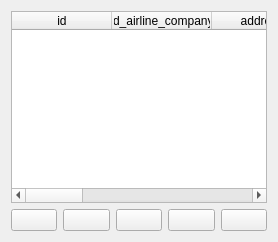
                <widget class="QWidget" name="page_data_base_info_company">
                 <layout class="QGridLayout" name="gridLayout_37">
                  <item row="1" column="0">
                   <layout class="QHBoxLayout" name="horizontalLayout_10">
                    <item>
                     <widget class="QPushButton" name="btn_back_info_company">
                      <property name="text">
                       <string/>
                      </property>
                      <property name="icon">
                       <iconset resource="../resources/res.qrc">
                        <normaloff>:/icon/icons/arrow-small-left.png</normaloff>:/icon/icons/arrow-small-left.png</iconset>
                      </property>
                      <property name="iconSize">
                       <size>
                        <width>30</width>
                        <height>50</height>
                       </size>
                      </property>
                      <property name="checkable">
                       <bool>true</bool>
                      </property>
                     </widget>
                    </item>
                    <item>
                     <widget class="QPushButton" name="btn_search_info_company">
                      <property name="text">
                       <string/>
                      </property>
                      <property name="icon">
                       <iconset resource="../resources/res.qrc">
                        <normaloff>:/icon/icons/search.png</normaloff>:/icon/icons/search.png</iconset>
                      </property>
                      <property name="iconSize">
                       <size>
                        <width>30</width>
                        <height>50</height>
                       </size>
                      </property>
                     </widget>
                    </item>
                    <item>
                     <widget class="QPushButton" name="btn_edit_info_company">
                      <property name="text">
                       <string/>
                      </property>
                      <property name="icon">
                       <iconset resource="../resources/res.qrc">
                        <normaloff>:/icon/icons/pencil.png</normaloff>:/icon/icons/pencil.png</iconset>
                      </property>
                      <property name="iconSize">
                       <size>
                        <width>30</width>
                        <height>50</height>
                       </size>
                      </property>
                     </widget>
                    </item>
                    <item>
                     <widget class="QPushButton" name="btn_insert_info_company">
                      <property name="text">
                       <string/>
                      </property>
                      <property name="icon">
                       <iconset resource="../resources/res.qrc">
                        <normaloff>:/icon/icons/icons8-plus-24 (2).png</normaloff>:/icon/icons/icons8-plus-24 (2).png</iconset>
                      </property>
                      <property name="iconSize">
                       <size>
                        <width>50</width>
                        <height>50</height>
                       </size>
                      </property>
                     </widget>
                    </item>
                    <item>
                     <widget class="QPushButton" name="btn_trash_info_company">
                      <property name="text">
                       <string/>
                      </property>
                      <property name="icon">
                       <iconset resource="../resources/res.qrc">
                        <normaloff>:/icon/icons/icons8-trash-50 (1).png</normaloff>:/icon/icons/icons8-trash-50 (1).png</iconset>
                      </property>
                      <property name="iconSize">
                       <size>
                        <width>30</width>
                        <height>50</height>
                       </size>
                      </property>
                     </widget>
                    </item>
                   </layout>
                  </item>
                  <item row="0" column="0">
                   <widget class="QTableWidget" name="table_info_company">
                    <column>
                     <property name="text">
                      <string>id</string>
                     </property>
                    </column>
                    <column>
                     <property name="text">
                      <string>id_airline_company</string>
                     </property>
                    </column>
                    <column>
                     <property name="text">
                      <string>address</string>
                     </property>
                    </column>
                    <column>
                     <property name="text">
                      <string>web_site</string>
                     </property>
                    </column>
                    <column>
                     <property name="text">
                      <string>phone</string>
                     </property>
                    </column>
                    <column>
                     <property name="text">
                      <string>email</string>
                     </property>
                    </column>
                    <column>
                     <property name="text">
                      <string>rating</string>
                     </property>
                    </column>
                    <column>
                     <property name="text">
                      <string>date_of_creation</string>
                     </property>
                    </column>
                   </widget>
                  </item>
                 </layout>
                </widget>
